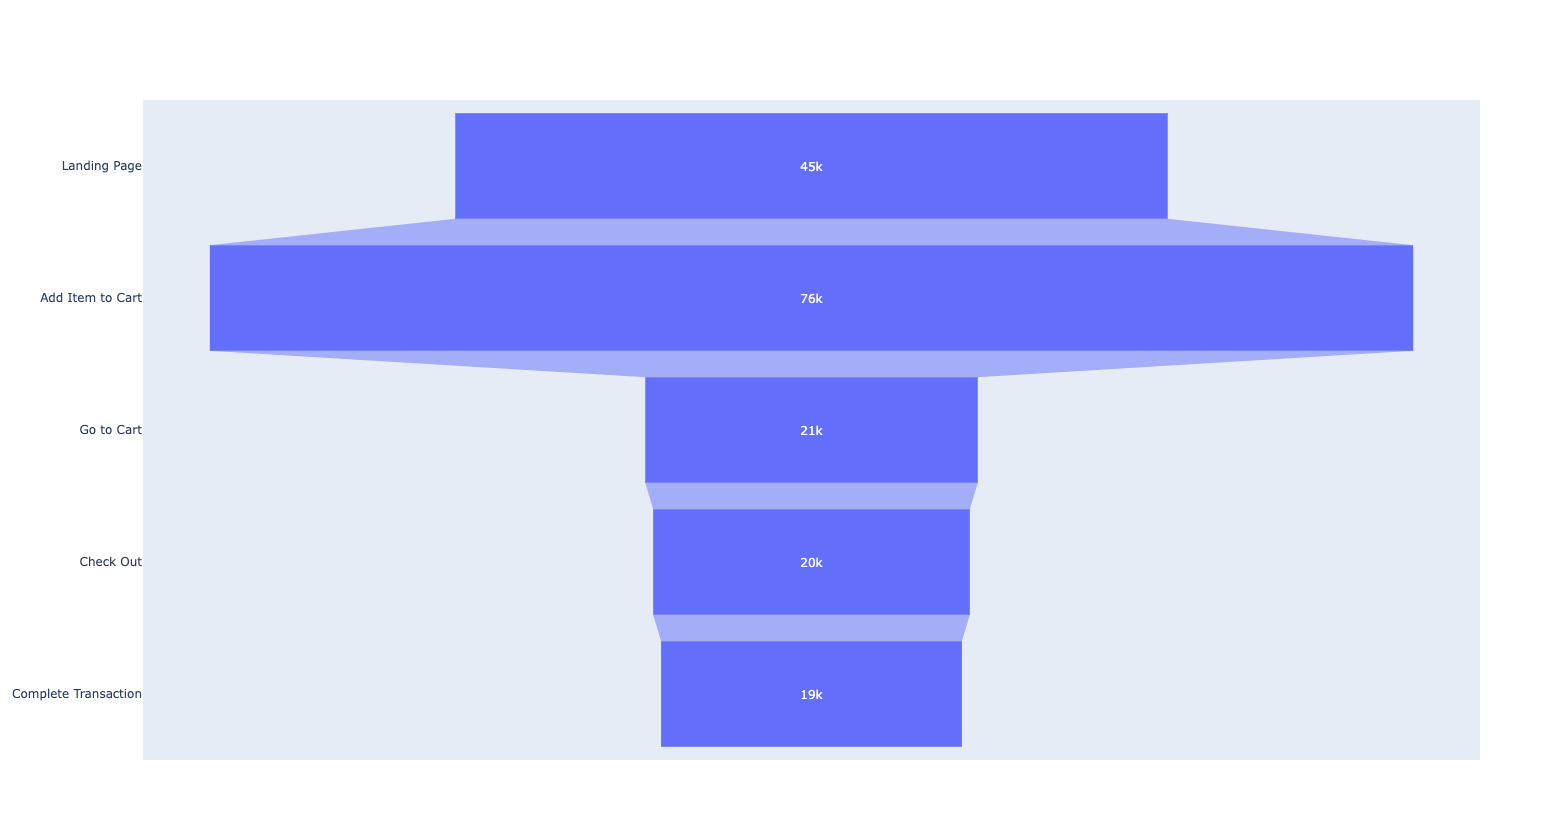

Write the Python code that produced this figure.
import pandas as pd
import plotly
import plotly.graph_objs as go
from plotly.offline import *


# To initiate ploty to run offline
init_notebook_mode(connected=True)

# Read data
df = pd.read_csv('../Data/ecom_funnel.csv')

fig = go.Figure(go.Funnel(
    y = df['stage'],
    x = df['count'])
)

plotly.offline.plot(fig, filename='simple_funnel.html')
